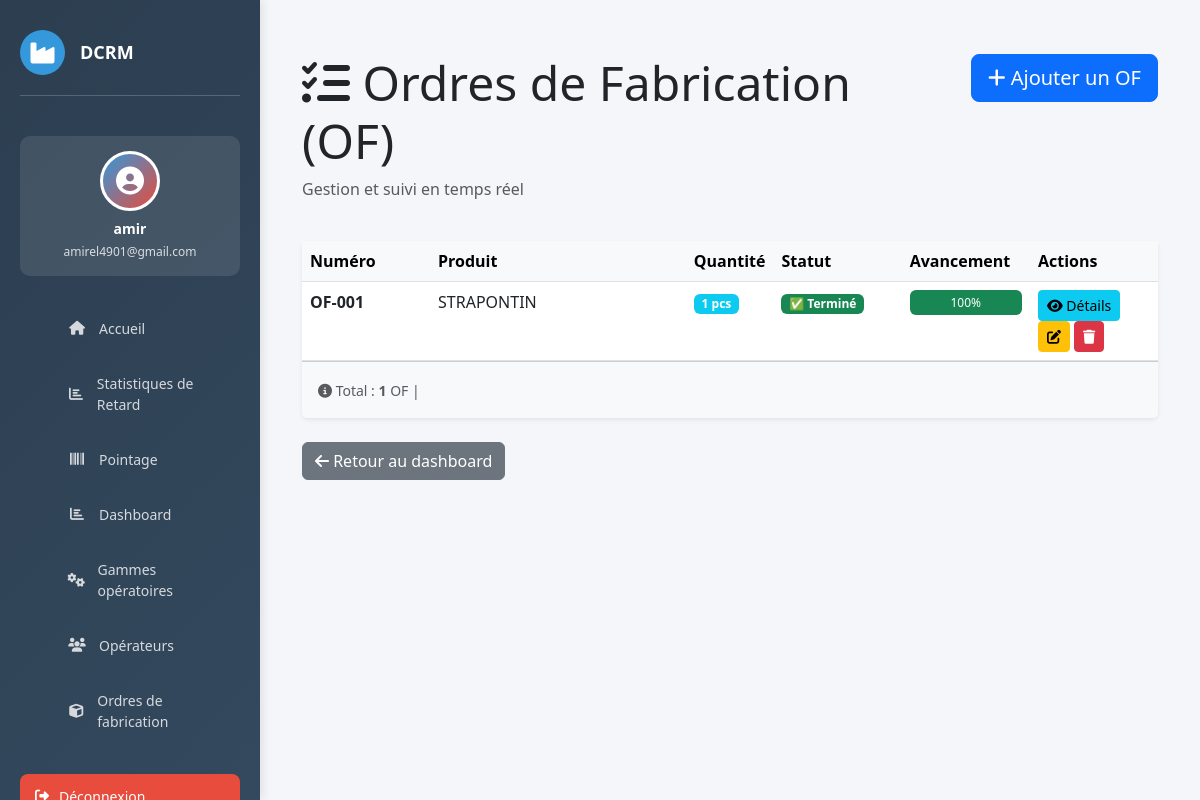
The page /of/ (signed in) on the database its author committed.
### website/models.py (models this page shows, shortened)
class OrdreFabrication(models.Model):
    numero   = models.CharField(max_length=50, unique=True)
    produit  = models.CharField(max_length=200)
    quantite = models.PositiveIntegerField(default=1)
    @property
    def avancement(self):
        operations = self.operationof_set.all()
        total = operations.count()
        if total == 0:
            return 0
        terminees = 0
        for op in operations:
            if op.statut == 'termine':
                terminees += 1
        return round((terminees / total) * 100)

class OperationOF(models.Model):
    STATUT_CHOICES = [
        ('en_attente', 'En attente'),
        ('en_cours',   'En cours'),
        ('termine',    'Terminé'),
        ('bloque',     'Bloqué'),
    ]
    of              = models.ForeignKey(OrdreFabrication, on_delete=models.CASCADE)
    gamme_operation = models.ForeignKey(GammeOperation, on_delete=models.CASCADE)
    date_entree     = models.DateTimeField(null=True, blank=True, help_text="Date/heure d'ENTRÉE (saisie manuelle)")
    operateur       = models.ForeignKey(Operateur, null=True, blank=True, on_delete=models.SET_NULL)
    class Meta:
        ordering = ['gamme_operation__ordre']
        unique_together = ('of', 'gamme_operation')
    @property
    def date_sortie(self):
        if not self.date_entree:
            return None
        temps_minutes = float(self.gamme_operation.temps_alloue)
        return self.date_entree + timedelta(minutes=temps_minutes)
    @property
    def statut(self):
        from django.utils import timezone
        if not self.date_entree:
            return 'en_attente'
        maintenant = timezone.now()
        if self.date_sortie and maintenant >= self.date_sortie:
            return 'termine'
        return 'en_cours'

class GammeOperation(models.Model):
    nom           = models.CharField(max_length=200)
    temps_alloue  = models.DecimalField(max_digits=5, decimal_places=2, help_text="Durée standard en minutes")
    ordre         = models.PositiveSmallIntegerField(help_text="Position dans la gamme")
    class Meta:
        ordering = ['ordre']

### website/views.py (the view)
# urls.py: path('of/', views.of_list, name='of_list'),
@login_required(login_url='home')
def of_list(request):
    ofs = OrdreFabrication.objects.all()
    context = {'ofs': ofs}
    return render(request, 'of/of_list.html', context)

### website/templates/of/of_list.html (shortened to what this page needs)
{% extends 'base.html' %}
{% load static %}
{% block content %}
<div class="container-fluid mt-4">
    <div class="row mb-4">
        <div class="col-md-8">
            <h1 class="display-5">
                <i class="fas fa-tasks"></i> Ordres de Fabrication (OF)
            </h1>
            <p class="text-muted">Gestion et suivi en temps réel</p>
        </div>
        <div class="col-md-4 text-end">
            <a href="{% url 'ajouter_of' %}" class="btn btn-primary btn-lg">
                <i class="fas fa-plus"></i> Ajouter un OF
            </a>
        </div>
    </div>
    <div class="card border-0 shadow-sm">
        <div class="card-body p-0">
            {% if ofs %}
                <div class="table-responsive">
                    <table class="table table-hover mb-0">
                        <thead class="table-light">
                            <tr>
                                <th style="width: 15%">Numéro</th>
                                <th style="width: 30%">Produit</th>
                                <th style="width: 10%">Quantité</th>
                                <th style="width: 15%">Statut</th>
                                <th style="width: 15%">Avancement</th>
                                <th style="width: 15%">Actions</th>
                            </tr>
                        </thead>
                        <tbody>
                            {% for of in ofs %}
                            <tr>
                                <td>
                                    <strong>{{ of.numero }}</strong>
                                </td>
                                <td>
                                    {{ of.produit }}
                                </td>
                                <td>
                                    <span class="badge bg-info">{{ of.quantite }} pcs</span>
                                </td>
                                <td>
                                    {% if of.avancement == 0 %}
                                        <span class="badge bg-secondary">⏱️ En attente</span>
                                    {% elif of.avancement == 100 %}
                                        <span class="badge bg-success">✅ Terminé</span>
                                    {% else %}
                                        <span class="badge bg-primary">⏳ En cours</span>
                                    {% endif %}
                                </td>
                                <td>
                                    <div class="progress" style="height: 25px;">
                                        <div class="progress-bar {% if of.avancement >= 100 %}bg-success{% elif of.avancement >= 50 %}bg-info{% else %}bg-warning{% endif %}"
                                             role="progressbar"
                                             style="width: {{ of.avancement }}%"
                                             aria-valuenow="{{ of.avancement }}"
                                             aria-valuemin="0"
                                             aria-valuemax="100">
                                            {{ of.avancement }}%
                                        </div>
                                    </div>
                                </td>
                                <td>
                                    <a href="{% url 'of_detail' of.id %}"
                                       class="btn btn-sm btn-info"
                                       title="Voir le détail">
                                        <i class="fas fa-eye"></i> Détails
                                    </a>
                                    <a href="{% url 'modifier_of' of.id %}"
                                       class="btn btn-sm btn-warning"
                                       title="Modifier">
                                        <i class="fas fa-edit"></i>
                                    </a>
                                    <a href="{% url 'supprimer_of' of.id %}"
                                       class="btn btn-sm btn-danger"
                                       title="Supprimer"
                                       onclick="return confirm('Êtes-vous sûr ?');">
                                        <i class="fas fa-trash"></i>
                                    </a>
                                </td>
                            </tr>
                            {% endfor %}
                        </tbody>
                    </table>
                </div>
                <div class="card-footer bg-light p-3">
                    <small class="text-muted">
                        <i class="fas fa-info-circle"></i>
                        Total : <strong>{{ ofs.count }}</strong> OF |
                    </small>
                </div>
            {% endif %}
        </div>
    </div>
    <div class="mt-4">
        <a href="{% url 'dashboard_home' %}" class="btn btn-secondary">
            <i class="fas fa-arrow-left"></i> Retour au dashboard
        </a>
    </div>
</div>
{% endblock %}

### website/templates/base.html (shortened to what this page needs)
{% load static %}
<!DOCTYPE html>
<html lang="fr">
<head>
    <link href="https://cdn.jsdelivr.net/npm/bootstrap@5.3.0/dist/css/bootstrap.min.css" rel="stylesheet">
    <link rel="stylesheet" href="https://cdnjs.cloudflare.com/ajax/libs/font-awesome/6.4.0/css/all.min.css">
</head>
<body>
    {% if user.is_authenticated %}
    <aside class="sidebar">
        <div class="sidebar-header">
            <div class="logo">
                <i class="fas fa-industry"></i>
            </div>
            <h3>DCRM</h3>
        </div>
        <div class="user-profile">
            <div class="user-avatar">
                <i class="fas fa-user-circle"></i>
            </div>
            <h6>{{ user.first_name|default:user.username }}</h6>
            <p>{{ user.email }}</p>
        </div>
        <ul class="sidebar-menu">
            <li>
                <a href="{% url 'dashboard_home' %}">
                    <i class="fas fa-home"></i>
                    <span>Accueil</span>
                </a>
            </li>
             <li>
                <a href="{% url 'list_retard' %}">
                    <i class="fas fa-chart-bar"></i>
                    <span>Statistiques de Retard</span>
                </a>
            </li>
            <li>
                <a href="{% url 'pointage' %}">
                    <i class="fas fa-barcode"></i>
                    <span>Pointage</span>
                </a>
            </li>
            <li>
                <a href="{% url 'dashboard' %}">
                    <i class="fas fa-chart-bar"></i>
                    <span>Dashboard</span>
                </a>
            </li>
            <li>
                <a href="{% url 'gammes_list' %}">
                    <i class="fas fa-cogs"></i>
                    <span>Gammes opératoires</span>
                </a>
            </li>
            <li>
                <a href="{% url 'operateur_list' %}">
                    <i class="fas fa-users"></i>
                    <span>Opérateurs</span>
                </a>
            </li>
            <li>
                <a href="{% url 'of_list' %}">
                    <i class="fas fa-cube"></i>
                    <span>Ordres de fabrication</span>
                </a>
            </li>
        </ul>
        <a href="{% url 'logout' %}" class="logout-btn">
            <i class="fas fa-sign-out-alt"></i>
            <span>Déconnexion</span>
        </a>
    </aside>
    {% endif %}
    <div class="main-content">
        {% block content %}
        {% endblock %}
    </div>
</body>
</html>

### website/templates/base.html (style rules this page uses)
:root { --primary: #2c3e50; --secondary: #3498db; --danger: #e74c3c; --success: #27ae60; --warning: #f39c12; }
* { margin: 0; padding: 0; box-sizing: border-box; }
body { font-family: 'Segoe UI', Tahoma, Geneva, Verdana, sans-serif; background-color: #f5f6fa; }
.sidebar { position: fixed; top: 0; left: 0; height: 100vh; width: 260px; background: linear-gradient(135deg, var(--primary) 0%, #34495e 100%); color: white; padding: 30px 20px; overflow-y: auto; box-shadow: 2px 0 10px rgba(0,0,0,0.1); z-index: 1000; }
.sidebar-header { display: flex; align-items: center; gap: 15px; margin-bottom: 40px; padding-bottom: 20px; border-bottom: 1px solid rgba(255,255,255,0.2); }
.sidebar-header .logo { width: 45px; height: 45px; background: var(--secondary); border-radius: 50%; display: flex; align-items: center; justify-content: center; font-size: 24px; }
.sidebar-header h3 { font-size: 18px; font-weight: 700; margin: 0; }
.user-profile { background: rgba(255,255,255,0.1); padding: 15px; border-radius: 10px; margin-bottom: 30px; text-align: center; }
.user-avatar { width: 60px; height: 60px; background: linear-gradient(135deg, var(--secondary), var(--danger)); border-radius: 50%; margin: 0 auto 10px; display: flex; align-items: center; justify-content: center; font-size: 28px; border: 3px solid white; }
.user-profile h6 { margin: 10px 0 5px; font-weight: 600; font-size: 14px; }
.user-profile p { margin: 0; font-size: 12px; opacity: 0.8; }
.sidebar-menu { list-style: none; margin-bottom: 30px; }
.sidebar-menu li { margin-bottom: 10px; }
.sidebar-menu a { display: flex; align-items: center; gap: 12px; padding: 12px 15px; color: rgba(255,255,255,0.8); text-decoration: none; border-radius: 8px; transition: all 0.3s ease; font-size: 14px; }
.sidebar-menu i { width: 20px; text-align: center; }
.logout-btn { display: flex; align-items: center; gap: 10px; width: 100%; padding: 12px 15px; background: var(--danger); color: white; border: none; border-radius: 8px; cursor: pointer; font-size: 14px; transition: all 0.3s ease; text-align: left; }
.main-content { margin-left: 260px; padding: 30px; min-height: 100vh; }

### rows shown on the page
OrdreFabrication: numero "OF-001", produit "STRAPONTIN", quantite "1", shows "✅ Terminé", avancement "100"

### other values the page prints
{{ user.first_name|default:user.username }} "amir"
{{ user.email }} "amirel4901@gmail.com"
{{ ofs.count }} "1"
